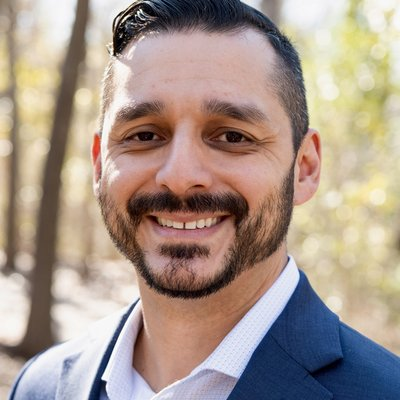
#> input picture eosi-directory/photos/aaron-garcia.jpg, 400 x 400 px
$ python -i crop_directory_photos.py   (imports and definitions only)
#> lines starting #> are read from the running program, lines starting #| are printed output that depends on the picture
#!/usr/bin/env python3
"""Fetch each implementer photo from the roster, detect the face, crop to a
square headshot (face at ~30% from top, side = face_h * 3.5), and save to
eosi-directory/photos/<slug>.jpg at 400x400. Fallback: top-biased square."""

import json, os, re, io, urllib.request, sys
from concurrent.futures import ThreadPoolExecutor
from PIL import Image
import cv2
import numpy as np

# [1 line not run here, left out]
OUT = '/home/user/workspace/wroe-dallas-2026/eosi-directory/photos'
# [1 line not run here, left out]

CASCADE = cv2.CascadeClassifier(
    cv2.data.haarcascades + 'haarcascade_frontalface_default.xml'
)

def slug(name):
    return re.sub(r'[^a-z0-9]+', '-', name.lower()).strip('-')

def detect_face(pil_img):
    cv_img = cv2.cvtColor(np.array(pil_img), cv2.COLOR_RGB2BGR)
    gray = cv2.cvtColor(cv_img, cv2.COLOR_BGR2GRAY)
    faces = CASCADE.detectMultiScale(gray, scaleFactor=1.1, minNeighbors=5, minSize=(30, 30))
    if len(faces) == 0:
        return None
    x, y, w, h = max(faces, key=lambda f: f[2] * f[3])
    return (x + w // 2, y + h // 2, w, h)

def smart_crop_square(pil_img):
    """Frame the face with headroom. Face center sits at ~40% from top,
    square side = face_h * 4.2. This ensures the top of the head has
    breathing room and shoulders show below."""
    W, H = pil_img.size
    face = detect_face(pil_img)
    if face is None:
        s = min(W, H)
        left = (W - s) // 2
        top = int((H - s) * 0.10)
        return pil_img.crop((left, top, left + s, top + s)), 'fallback'
    fx, fy, fw, fh = face
    # Larger multiplier: extra headroom + more shoulder
    target = int(fh * 4.2)
    target = min(target, W, H)
    left = fx - target // 2
    # Face center at 40% from top (was 30% — too tight at the top)
    top = fy - int(target * 0.40)
    left = max(0, min(left, W - target))
    top = max(0, min(top, H - target))
    return pil_img.crop((left, top, left + target, top + target)), 'face'

# Files we do NOT re-crop (hand-curated in prior work)
HANDS_OFF = {'shane-spillers', 'andrea-holmes'}

def process(rec):
    name = rec['name']
    photo_url = rec.get('photo_url', '') or ''
    fn_base = slug(name)
    out_path = os.path.join(OUT, fn_base + '.jpg')
    if fn_base in HANDS_OFF:
        return (name, 'skip_curated', f'photos/{fn_base}.jpg')
    # Legacy: also skip anything the roster already points to a local photo
    if photo_url.startswith('photos/'):
        return (name, 'skip_local', photo_url)
    if not photo_url:
        return (name, 'no_url', None)
    try:
        req = urllib.request.Request(photo_url, headers={'User-Agent': 'Mozilla/5.0'})
        with urllib.request.urlopen(req, timeout=25) as r:
            data = r.read()
        img = Image.open(io.BytesIO(data))
        # If the source has transparency, composite onto white BEFORE converting
        # to RGB — otherwise the transparent area becomes palette-index-0
        # (often green) which looks like a broken chroma key.
        if img.mode in ('RGBA', 'LA') or (img.mode == 'P' and 'transparency' in img.info):
            img = img.convert('RGBA')
            bg = Image.new('RGB', img.size, (255, 255, 255))
            bg.paste(img, mask=img.split()[3])
            img = bg
        else:
            img = img.convert('RGB')
        src_size = img.size
        cropped, method = smart_crop_square(img)
        cropped = cropped.resize((400, 400), Image.LANCZOS)
        cropped.save(out_path, 'JPEG', quality=85, optimize=True)
        return (name, f'ok:{method}', f'photos/{fn_base}.jpg', src_size)
    except Exception as e:
        return (name, f'error: {e}', None)

# Serial: cv2 detectMultiScale segfaults under threads in this sandbox
results = []
# [4 lines not run here, left out]

ok = [r for r in results if r[1].startswith('ok')]
face_count = sum(1 for r in results if r[1] == 'ok:face')
fallback_count = sum(1 for r in results if r[1] == 'ok:fallback')
fail = [r for r in results if not (r[1].startswith('ok') or r[1] == 'skip_local' or r[1] == 'no_url')]
skip = [r for r in results if r[1] == 'skip_local' or r[1] == 'no_url']

# [7 lines not run here, left out]

# Save manifest so we know what got the fallback (for review)
manifest = {}
# [5 lines not run here, left out]

>>> from PIL import Image
>>> picture = Image.open('eosi-directory/photos/aaron-garcia.jpg')
#> picture is the input picture: PIL image 400x400 RGB; mean R, G, B 167.7, 150.9, 139.6
>>> result = smart_crop_square(picture)
#> in detect_face, `gray = cv2.cvtColor(cv_img, cv2.COLOR_BGR2GRAY)`:
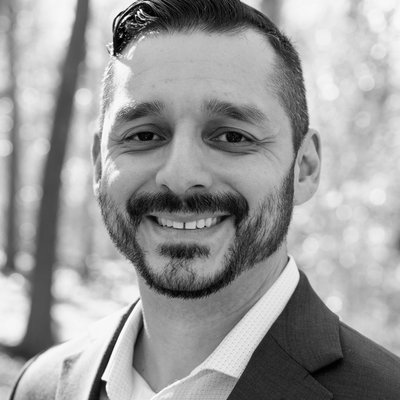
#> gray: shape (400, 400); min 0, max 255, mean 154.6
#> in detect_face, `faces = CASCADE.detectMultiScale(gray, scaleFactor=1.1, minNeighbors=5..`: faces = [[59, 34, 259, 259]]
#> in detect_face, `x, y, w, h = max(faces, key=lambda f: f[2] * f[3])`: x = 59; y = 34; w = 259
#> in smart_crop_square, `face = detect_face(pil_img)`: face = (188, 163, 259, 259)
#> in smart_crop_square, `fx, fy, fw, fh = face`: fx = 188; fy = 163; fw = 259
#> in smart_crop_square, `target = int(fh * 4.2)`: target = 1087
#> in smart_crop_square, `target = min(target, W, H)`: target = 400
#> in smart_crop_square, `left = fx - target // 2`: left = -12
#> in smart_crop_square, `top = fy - int(target * 0.40)`: top = 3
#> in smart_crop_square, `left = max(0, min(left, W - target))`: left = 0

$ run again, on eosi-directory/photos/andrew-newsom.jpg
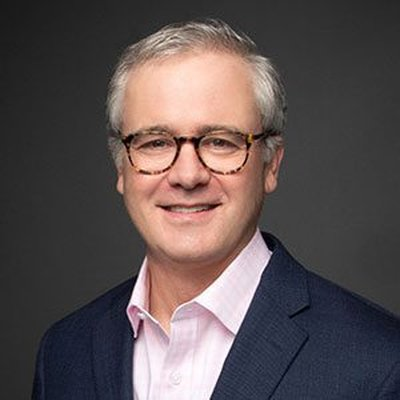
#> input picture eosi-directory/photos/andrew-newsom.jpg, 400 x 400 px
#> picture is the input picture: PIL image 400x400 RGB; mean R, G, B 91.8, 81, 81.2
#> in detect_face, `gray = cv2.cvtColor(cv_img, cv2.COLOR_BGR2GRAY)`:
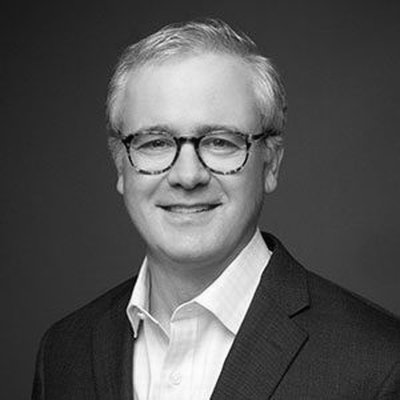
#> gray: shape (400, 400); min 1, max 254, mean 84.3
#> faces = [[92, 62, 194, 194]]
#> x = 92; y = 62; w = 194
#> face = (189, 159, 194, 194)
#> fx = 189; fy = 159; fw = 194
#> in smart_crop_square, `target = int(fh * 4.2)`: target = 814
#> in smart_crop_square, `target = min(target, W, H)`: target = 400
#> in smart_crop_square, `left = fx - target // 2`: left = -11
#> in smart_crop_square, `top = fy - int(target * 0.40)`: top = -1
#> in smart_crop_square, `left = max(0, min(left, W - target))`: left = 0

$ run again, on eosi-directory/photos/ann-sheu.jpg
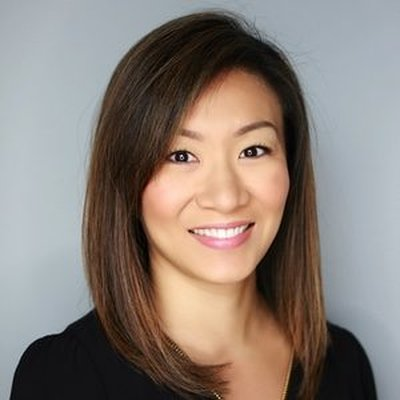
#> input picture eosi-directory/photos/ann-sheu.jpg, 400 x 400 px
#> picture is the input picture: PIL image 400x400 RGB; mean R, G, B 137.4, 126.2, 118.7
#> in detect_face, `gray = cv2.cvtColor(cv_img, cv2.COLOR_BGR2GRAY)`:
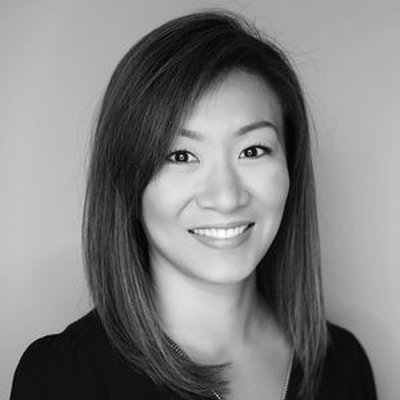
#> gray: shape (400, 400); min 0, max 254, mean 128.6
#> faces = [[132, 90, 177, 177]]
#> x = 132; y = 90; w = 177
#> face = (220, 178, 177, 177)
#> fx = 220; fy = 178; fw = 177
#> in smart_crop_square, `target = int(fh * 4.2)`: target = 743
#> in smart_crop_square, `target = min(target, W, H)`: target = 400
#> in smart_crop_square, `left = fx - target // 2`: left = 20
#> in smart_crop_square, `top = fy - int(target * 0.40)`: top = 18
#> in smart_crop_square, `left = max(0, min(left, W - target))`: left = 0

$ run again, on eosi-directory/photos/blake-winters.jpg
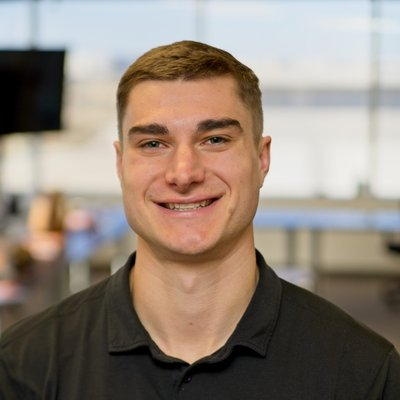
#> input picture eosi-directory/photos/blake-winters.jpg, 400 x 400 px
#> picture is the input picture: PIL image 400x400 RGB; mean R, G, B 144.8, 131.7, 120
#> in detect_face, `gray = cv2.cvtColor(cv_img, cv2.COLOR_BGR2GRAY)`:
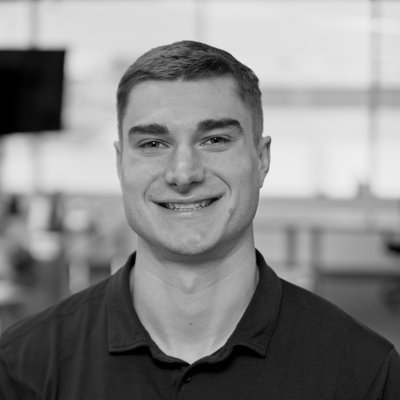
#> gray: shape (400, 400); min 0, max 243, mean 134.3
#> faces = [[90, 66, 188, 188], [121, 212, 144, 144]]
#> x = 90; y = 66; w = 188
#> face = (184, 160, 188, 188)
#> fx = 184; fy = 160; fw = 188
#> in smart_crop_square, `target = int(fh * 4.2)`: target = 789
#> in smart_crop_square, `target = min(target, W, H)`: target = 400
#> in smart_crop_square, `left = fx - target // 2`: left = -16
#> top = 0
